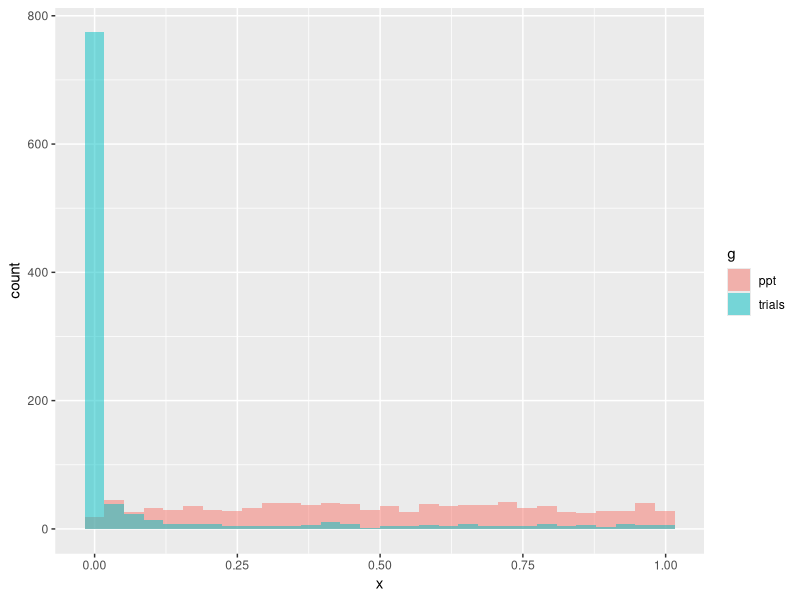

The R source for this figure:
rm(list=ls())
library(ggplot2)
########################################################
# Illustration of what can happen when dependent samples are wrongly used in an independent test
########################################################

sims<-1000 # number of experiments
ppt<-10 # number of participants
trials<-100 # number of trials

p_bad <- vector(length=sims)
p <- vector(length=sims)
for (i in 1:sims){
  pptmeans<-rnorm(ppt,5,1) # the smaller the variance in means, the smaller the type 1 inflation
  pptsds<-rep(1,ppt) #rnorm(ppt,2,0.5)
  pptsds[pptsds<0]=0
  
  df <- data.frame(
    idx = factor(1:(ppt*trials)),
    ppt = factor(sort(rep(1:ppt,trials))),
    iv = factor(c(rep(1,(ppt*trials)/2),rep(2,(ppt*trials)/2))),
    dv_null = c(mapply(function(x,y) rnorm(trials,x,y),pptmeans,pptsds))
  )
  df$dv_sig = c(df$dv_null[df$iv==1],df$dv_null[df$iv==2]+2)
  
  # distributions in the two groups
  # ggplot(df, aes(x=dv_null, colour=iv)) + geom_density() + ggtitle('Null')
  # ggplot(df, aes(x=dv_sig, colour=iv)) + geom_density() + ggtitle('Alt')
  
  t_bad<-t.test(df$dv_null[df$iv==1],df$dv_null[df$iv==2]) # note, we are probably also violating eq. of vars and normality for both tests!
  p_bad[i]<-t_bad$p.value
  
  agg<-aggregate(. ~ ppt, df, mean)
  t<-t.test(agg$dv_null[agg$iv==1],agg$dv_null[agg$iv==2])
  p[i]<-t$p.value
  
}

res<-data.frame(
  x = c(p_bad,p),
  g = factor(c(rep("trials",length(p_bad)),rep("ppt",length(p))))
)

ggplot(res, aes(x=x, fill=g)) + geom_histogram(alpha=.5, position="identity")